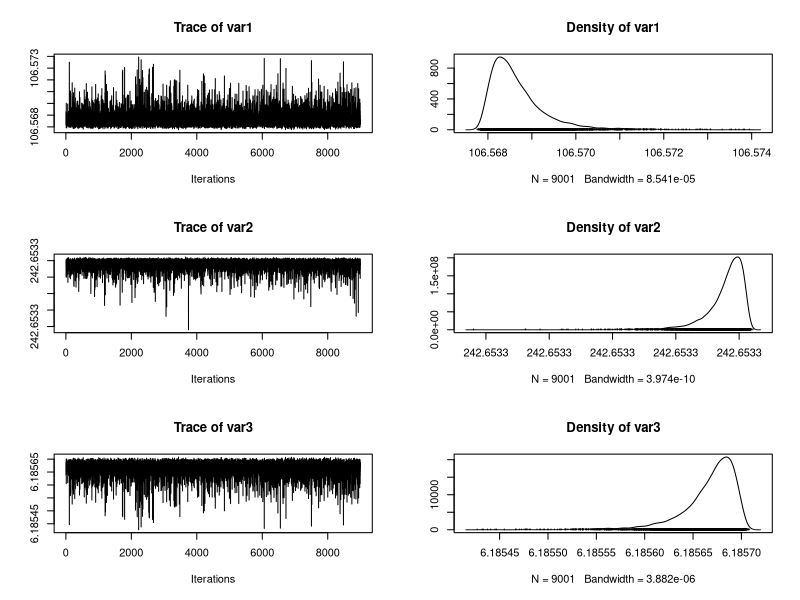
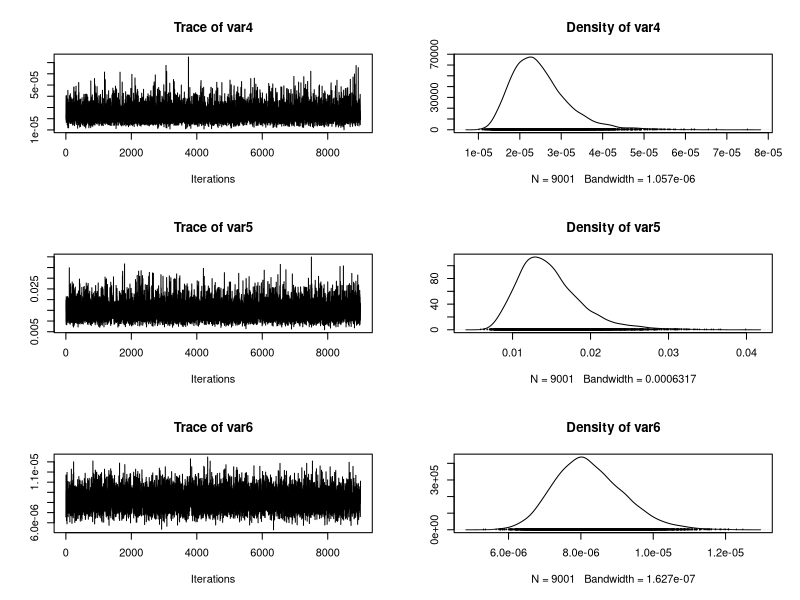

Write the R code that produced these figures, in order.
# Data
ni = 30 # nombres de lignes (rats)
nj = 5 # nombres de colonnes (jours)

y = structure(c(151, 145, 147, 155, 135, 159, 141, 159, 177, 134, 
                 160, 143, 154, 171, 163, 160, 142, 156, 157, 152, 154, 139, 146, 
                 157, 132, 160, 169, 157, 137, 153, 199, 199, 214, 200, 188, 210, 
                 189, 201, 236, 182, 208, 188, 200, 221, 216, 207, 187, 203, 212, 
                 203, 205, 190, 191, 211, 185, 207, 216, 205, 180, 200, 246, 249, 
                 263, 237, 230, 252, 231, 248, 285, 220, 261, 220, 244, 270, 242, 
                 248, 234, 243, 259, 246, 253, 225, 229, 250, 237, 257, 261, 248, 
                 219, 244, 283, 293, 312, 272, 280, 298, 275, 297, 350, 260, 313, 
                 273, 289, 326, 281, 288, 280, 283, 307, 286, 298, 267, 272, 285, 
                 286, 303, 295, 289, 258, 286, 320, 354, 328, 297, 323, 331, 305, 
                 338, 376, 296, 352, 314, 325, 358, 312, 324, 316, 317, 336, 321, 
                 334, 302, 302, 323, 331, 345, 333, 316, 291, 324), 
              .Dim = c(ni, nj))

colnames(y) = c("Jour 8", "Jour 15", "Jour 22", "Jour 29", "Jour 36")

x = c(8.0, 15.0, 22.0, 29.0, 36.0)
xbar = 22.0

Gibbs = function(nchain, data, prop_sd){
  
  x = c(8.0, 15.0, 22.0, 29.0, 36.0)
  xbar = 22.0
  
  # État initial
  alpha.c = data[1,1]
  beta.c = 0
  alpha.sigma = sd(data[,1])
  beta.sigma = 1
  sigma.c = sd(data)
  
  alpha0 = alpha.c - xbar * beta.c
  
  alpha = rep(mean(data[,1]), ni)
  beta = rep(mean(data[,2])/mean(data[,1]), ni)
  
  init = c(alpha0, alpha.c, beta.c, alpha.sigma, beta.sigma, sigma.c, alpha, beta)
  
  # Début de la chaîne
  chain = matrix(NA, nchain + 1, 66)
  chain[1,] = init
  for (k in 1:nchain){
    # Mise à jour de alpha.c
    mean = (prop_sd[1]**2 * sum(alpha))/(alpha.sigma**2 + ni * prop_sd[1]**2)
    sd = (prop_sd[1]**2 * alpha.sigma**2)/(alpha.sigma**2 + ni * prop_sd[1]**2)
    
    alpha.c = rnorm(1, mean, sd)
    
    # Mise à jour de beta.c
    mean = (prop_sd[2]**2 * sum(beta))/(beta.sigma**2 + ni * prop_sd[2]**2)
    sd = (prop_sd[2]**2 * beta.sigma**2)/(beta.sigma**2 + ni * prop_sd[2]**2)
    
    beta.c = rnorm(1, mean, sd)
    
    # Mise à jour de alpha.sigma
    a = prop_sd[3] + ni / 2
    b = (2 * prop_sd[4] + sum((alpha - alpha.c)**2))/2
    
    alpha.sigma = 1/rgamma(1, a, 1/b)
    
    # Mise à jour de beta.sigma
    a = prop_sd[5] + ni / 2
    b = (2 * prop_sd[6] + sum((beta - beta.c)**2))/2
      
    beta.sigma = 1/rgamma(1, a, 1/b)
      
    # Mise à jour de sigma.c
    a = prop_sd[7] + ni * nj / 2
    tot = 0
    for (i in 1:ni){
      for (j in 1:nj){
        s = (data[i,j] - alpha[i] - beta[i]*(x[j] - xbar))**2
        tot = tot + s
      }
    }
    b = (2 * prop_sd[8] + tot)/2
    
    sigma.c = 1/rgamma(1, a, 1/b)
    
    # Mise à jour de alpha
    for (i in 1:ni){
      mean = (alpha.c * sigma.c**2 + alpha.sigma**2 * sum(data[i,] - beta[i]*(x - xbar))) / (sigma.c**2 + nj * alpha.sigma**2)
      sd = (alpha.sigma**2 * sigma.c**2) / (sigma.c**2 + nj * alpha.sigma**2)
        
      alpha[i] = rnorm(1, mean, sd)
    }
    
    # Mise à jour de beta
    for (i in 1:ni){
      mean = (beta.c * sigma.c**2 + beta.sigma**2 * sum((x - xbar) * (data[i,] - alpha[i]))) / (sigma.c**2 + sum((x - xbar)**2) * beta.sigma**2)
      sd = (beta.sigma**2 * sigma.c**2) / (sigma.c**2 + sum((x - xbar)**2) * beta.sigma**2)
      
      beta[i] = rnorm(1, mean, sd)
    }
    
    # Mise à jour de alpha0
    alpha0 = alpha.c - xbar * beta.c
    
    # Mise à jour de la chaîne
    chain[k+1,] = c(alpha0, alpha.c, beta.c, alpha.sigma, beta.sigma, sigma.c, alpha, beta)
  }
  return(chain)
}

# 
chain = Gibbs(10**4, y, prop_sd = c(1, 1, 0.001, 0.001, 0.001, 0.001, 0.001, 0.001))
summary(chain)

library(coda)
burnin = 1:1000
plot(mcmc(chain[-burnin,])[,1:6])

summary(mcmc(chain[-burnin,]))$statistics[1:6,]
# On retrouve les mêmes moyennes pour alpha 0 et pour beta.c

y2 = matrix(NA, ni, nj)
for(i in 1:ni){
  for (j in 1:nj){
    y2[i,j] = rnorm(1, chain[10001,i+6] + chain[10001,i+36] * (x[j] - xbar), chain[10001,6]**2)
  }
}
